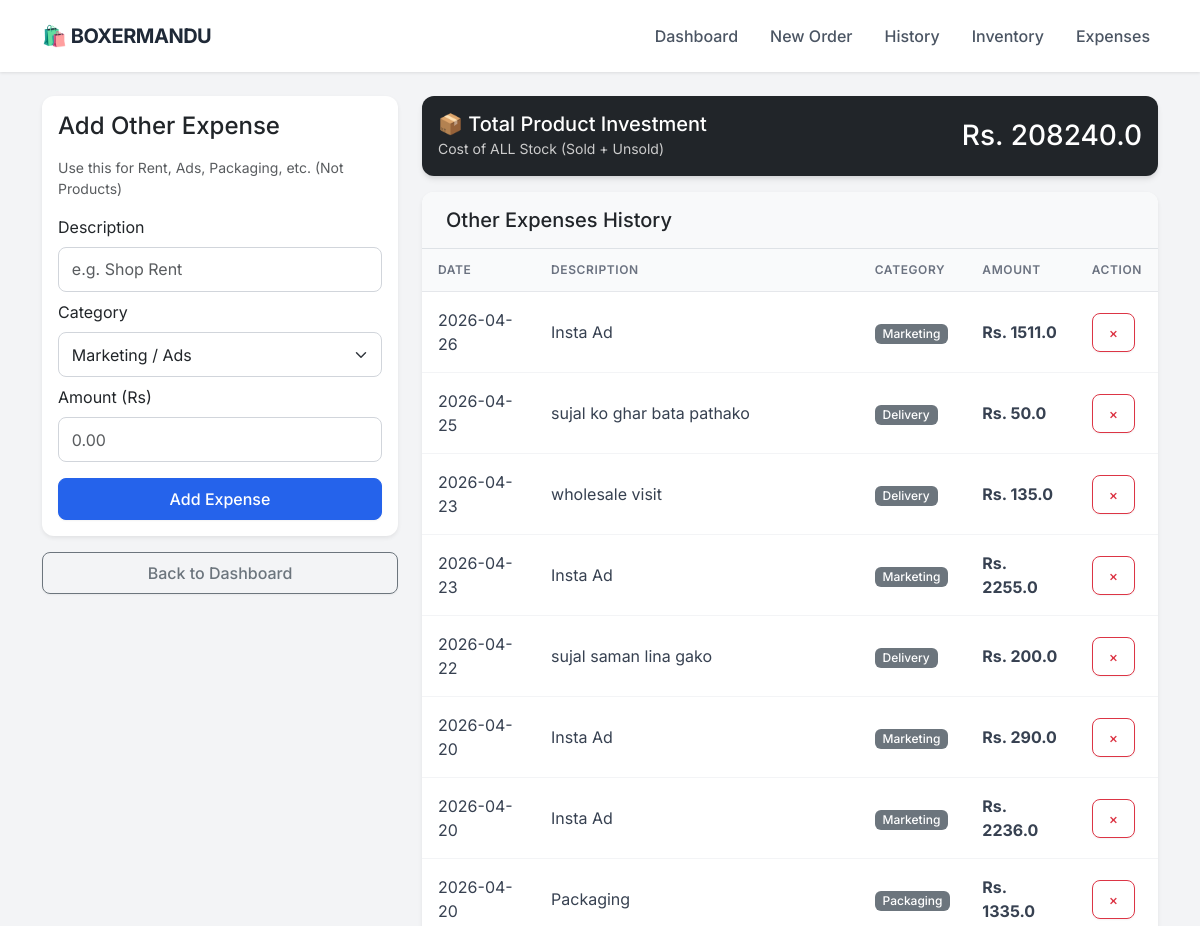
Before: /expenses (upper part) with the older database file.
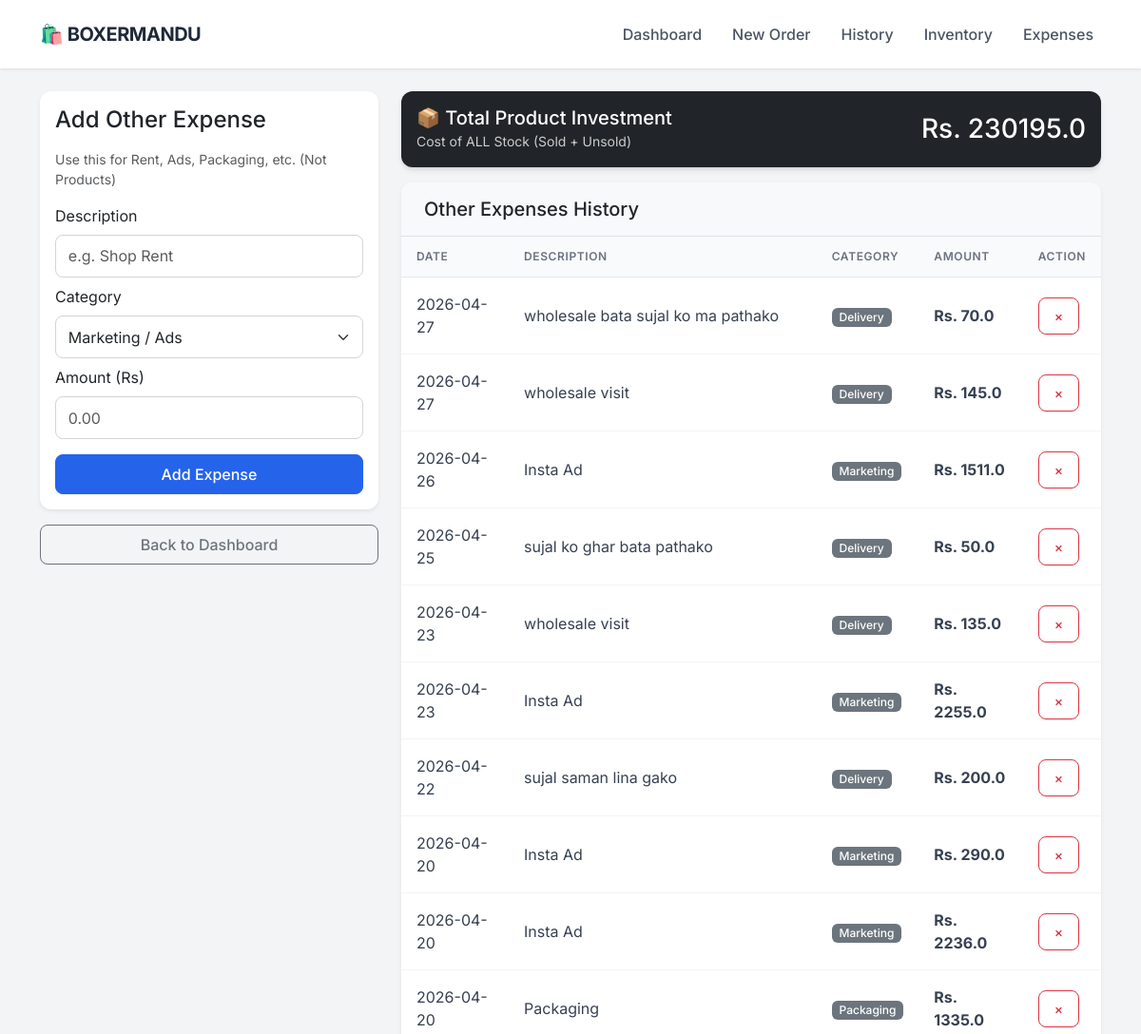
After: the same page with the newer database file.
### app.py (models this page shows)
class Expense(db.Model):
    id = db.Column(db.Integer, primary_key=True)
    description = db.Column(db.String(100), nullable=False)
    category = db.Column(db.String(50), nullable=False) # e.g. Rent, Marketing, Packaging
    amount = db.Column(db.Float, nullable=False)
    date = db.Column(db.DateTime, default=datetime.utcnow)

### app.py (the view, shortened to what this page needs)
@app.route('/expenses', methods=['GET', 'POST'])
def expenses():
    all_expenses = Expense.query.order_by(Expense.date.desc()).all()
    inventory_value = 0
    products = Product.query.all()
    for p in products:
        inventory_value += (p.stock * p.cost_price)
    sold_cost = 0
    order_items = OrderItem.query.all()
    for item in order_items:
        product = Product.query.get(item.product_id)
        if product:
            sold_cost += (item.quantity * product.cost_price)
    total_product_expense = inventory_value + sold_cost
    return render_template('expenses.html',
                           expenses=all_expenses,
                           product_expense=total_product_expense)

### templates/expenses.html (shortened to what this page needs)
{% extends "layout.html" %}
{% block content %}
<div class="row">
    <div class="col-md-4">
        <div class="card p-3 mb-3 shadow-sm">
            <h4 class="mb-3">Add Other Expense</h4>
            <p class="text-muted small">Use this for Rent, Ads, Packaging, etc. (Not Products)</p>
            <form method="POST">
                <label class="form-label">Description</label>
                <input type="text" name="description" class="form-control mb-2" placeholder="e.g. Shop Rent" required>
                <label class="form-label">Category</label>
                <select name="category" class="form-select mb-2">
                    <option value="Marketing">Marketing / Ads</option>
                </select>
                <label class="form-label">Amount (Rs)</label>
                <input type="number" name="amount" step="0.01" class="form-control mb-3" placeholder="0.00" required>
                <button type="submit" class="btn btn-primary w-100">Add Expense</button>
            </form>
        </div>
        <a href="/" class="btn btn-outline-secondary w-100">Back to Dashboard</a>
    </div>
    <div class="col-md-8">
        <div class="card text-white bg-dark mb-3">
            <div class="card-body d-flex justify-content-between align-items-center">
                <div>
                    <h5 class="mb-0">📦 Total Product Investment</h5>
                    <small style="color: #ccc;">Cost of ALL Stock (Sold + Unsold)</small>
                </div>
                <h3 class="mb-0">Rs. {{ product_expense }}</h3>
            </div>
        </div>
        <div class="card shadow-sm">
            <div class="card-header bg-light border-bottom">
                <h5 class="mb-0">Other Expenses History</h5>
            </div>
            <div class="table-responsive">
                <table class="table table-hover mb-0 align-middle">
                    <thead class="table-light">
                        <tr>
                            <th>Date</th>
                            <th>Description</th>
                            <th>Category</th>
                            <th>Amount</th>
                            <th>Action</th>
                        </tr>
                    </thead>
                    <tbody>
                        {% for exp in expenses %}
                        <tr>
                            <td>{{ exp.date.strftime('%Y-%m-%d') }}</td>
                            <td>{{ exp.description }}</td>
                            <td><span class="badge bg-secondary">{{ exp.category }}</span></td>
                            <td class="fw-bold">Rs. {{ exp.amount }}</td>
                            <td>
                                <a href="/delete_expense/{{ exp.id }}" class="btn btn-sm btn-outline-danger" onclick="return confirm('Delete this expense?')">×</a>
                            </td>
                        </tr>
                        {% else %}
                        <tr>
                            <td colspan="5" class="text-center text-muted py-4">No other expenses added yet.</td>
                        </tr>
                        {% endfor %}
                    </tbody>
                </table>
            </div>
        </div>
    </div>
</div>
{% endblock %}

### templates/layout.html (shortened to what this page needs)
<!DOCTYPE html>
<html lang="en">
<head>
    <link href="https://cdn.jsdelivr.net/npm/bootstrap@5.3.0/dist/css/bootstrap.min.css" rel="stylesheet">
</head>
<body>
    <nav class="navbar navbar-expand-lg sticky-top">
        <div class="container">
            <a class="navbar-brand" href="/">
                🛍️ BOXERMANDU
            </a>
            <div class="collapse navbar-collapse" id="navbarNav">
                <ul class="navbar-nav ms-auto">
                    <li class="nav-item"><a class="nav-link" href="/">Dashboard</a></li>
                    <li class="nav-item"><a class="nav-link" href="/new_order">New Order</a></li>
                    <li class="nav-item"><a class="nav-link" href="/orders">History</a></li>
                    <li class="nav-item"><a class="nav-link" href="/inventory">Inventory</a></li>
                    <li class="nav-item"><a class="nav-link" href="/expenses">Expenses</a></li>
                </ul>
            </div>
        </div>
    </nav>
    <div class="container py-4">
        {% block content %}{% endblock %}
    </div>
</body>
</html>

### templates/layout.html (style rules this page uses)
:root { --primary-color: #2563eb; --bg-color: #f3f4f6; --text-dark: #1f2937; --card-shadow: 0 4px 6px -1px rgba(0, 0, 0, 0.1), 0 2px 4px -1px rgba(0, 0, 0, 0.06); }
body { font-family: 'Inter', sans-serif; background-color: var(--bg-color); color: var(--text-dark); }
.navbar { background-color: #ffffff; box-shadow: 0 1px 3px rgba(0,0,0,0.1); padding: 1rem 0; }
.navbar-brand { font-weight: 700; color: var(--text-dark) !important; font-size: 1.25rem; letter-spacing: -0.5px; }
.nav-link { color: #4b5563 !important; font-weight: 500; margin-left: 1rem; transition: color 0.2s; }
.card { border: none; border-radius: 12px; box-shadow: var(--card-shadow); background: #ffffff; transition: transform 0.2s; }
.card-header { background-color: #ffffff; border-bottom: 1px solid #f3f4f6; font-weight: 600; padding: 1rem 1.5rem; border-radius: 12px 12px 0 0 !important; }
.btn { border-radius: 8px; font-weight: 500; padding: 0.5rem 1rem; box-shadow: 0 1px 2px 0 rgba(0, 0, 0, 0.05); }
.btn-primary { background-color: var(--primary-color); border-color: var(--primary-color); }
.table { margin-bottom: 0; }
.table thead th { background-color: #f9fafb; color: #6b7280; font-size: 0.75rem; text-transform: uppercase; letter-spacing: 0.05em; font-weight: 600; border-bottom: 1px solid #e5e7eb; padding: 0.75rem 1rem; }
.table tbody td { padding: 1rem 1rem; vertical-align: middle; color: #374151; border-bottom: 1px solid #f3f4f6; }
.badge { padding: 0.35em 0.65em; font-weight: 500; border-radius: 6px; }
.form-control, .form-select { border-radius: 8px; border: 1px solid #d1d5db; padding: 0.6rem 0.8rem; }

Changed rows visible on the page:
added Expense: date "2026-04-27", description "wholesale bata sujal ko ma pathako", category "Delivery", amount "70.0"
added Expense: date "2026-04-27", description "wholesale visit", category "Delivery", amount "145.0"
Other visible differences:
{{ product_expense }}: "208240.0" → "230195.0"
